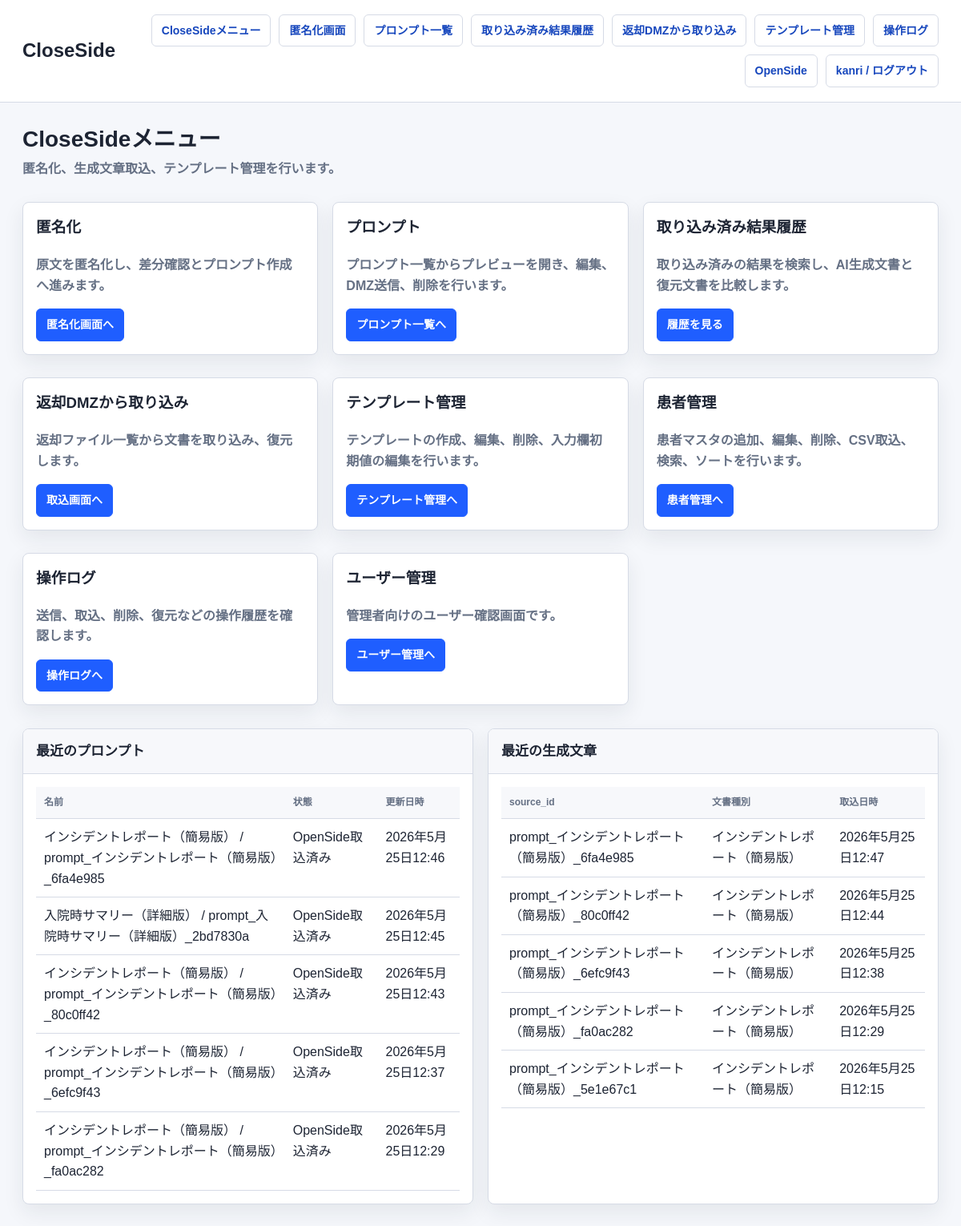
The app's page /close/ (signed in) with its own data.
### anonymizer_app/models.py (models this page shows, shortened)
class Prompt(models.Model):
    STATUS_CHOICES = [
        ('draft', '作成済み'),
        ('sent_to_dmz', 'DMZ送信済み'),
        ('imported_to_open', 'OpenSide取込済み'),
    ]
    name = models.CharField(max_length=255)
    content = models.TextField()
    source_input_data = models.JSONField(blank=True, default=dict)
    source_id = models.CharField(max_length=255, blank=True, default='', db_index=True)
    owner = models.ForeignKey(settings.AUTH_USER_MODEL, null=True, blank=True, on_delete=models.SET_NULL)
    status = models.CharField(max_length=32, choices=STATUS_CHOICES, default='draft')
    created_at = models.DateTimeField(default=timezone.now)
    updated_at = models.DateTimeField(auto_now=True)

class RestoredResult(models.Model):
    STATUS_CHOICES = [
        ('imported', '取込済み'),
        ('deleted', '削除済み'),
    ]
    source_id = models.CharField(max_length=255, db_index=True)
    result_id = models.CharField(max_length=255, blank=True, default='')
    template_type = models.CharField(max_length=255, blank=True, default='')
    result_text = models.TextField()
    restored_text = models.TextField()
    result_json = models.JSONField(null=True, blank=True)
    imported_filename = models.CharField(max_length=255, blank=True, default='')
    reviewer = models.CharField(max_length=255, blank=True, default='')
    owner = models.ForeignKey(settings.AUTH_USER_MODEL, null=True, blank=True, on_delete=models.SET_NULL)
    status = models.CharField(max_length=32, choices=STATUS_CHOICES, default='imported')
    created_at = models.DateTimeField(default=timezone.now)
    updated_at = models.DateTimeField(auto_now=True)

### close_side/views.py (the view)
# urls.py: path('', lambda request: redirect('close_side:menu'), name='home'),
def menu(request):
    recent_prompts = _owned_queryset(Prompt.objects.all(), request.user).order_by('-updated_at')[:5]
    recent_results = _owned_queryset(RestoredResult.objects.all(), request.user).order_by('-created_at')[:5]
    return render(request, 'anonymizer_app/close_menu.html', {
        'recent_prompts': recent_prompts,
        'recent_results': recent_results,
    })

### anonymizer_app/network_policy.py (called while the page is built)
def network_policy() -> dict:
    return getattr(settings, 'NETWORK_POLICY', DEFAULT_NETWORK_POLICY)

def get_client_ip(request) -> str:
    forwarded_for = request.META.get('HTTP_X_FORWARDED_FOR', '')
    if getattr(settings, 'NETWORK_POLICY_TRUST_X_FORWARDED_FOR', True) and forwarded_for:
        return forwarded_for.split(',')[0].strip()
    return request.META.get('REMOTE_ADDR') or ''

def normalize_ip(value: str):
    try:
        return ip_address(value)
    except ValueError:
        return None

def _networks(cidrs: list[str]):
    networks = []
    for cidr in cidrs:
        try:
            networks.append(ip_network(cidr))
        except ValueError:
            continue
    return networks

def side_for_path(path: str) -> str:
    for side, rule in network_policy().items():
        if any(path.startswith(prefix) for prefix in rule.get('paths', [])):
            return side
    return ''

def allowed_cidrs_for_side(side: str) -> list[str]:
    rule = network_policy().get(side, {})
    cidrs = list(rule.get('cidrs', []))
    if getattr(settings, 'NETWORK_POLICY_ALLOW_LOOPBACK', False):
        cidrs.extend(LOOPBACK_CIDRS)
    return cidrs

def is_client_allowed_for_side(client_ip: str, side: str) -> bool:
    parsed = normalize_ip(client_ip)
    if parsed is None:
        return False
    return any(parsed in network for network in _networks(allowed_cidrs_for_side(side)))

    def __call__(self, request):
        side = side_for_path(request.path_info)
        if not side or not getattr(settings, 'NETWORK_POLICY_ENFORCED', True):
            return self.get_response(request)
        client_ip = get_client_ip(request)
        if is_client_allowed_for_side(client_ip, side):
            request.network_segment = side
            request.client_ip = client_ip
            return self.get_response(request)
        self._log_denied_request(request, side, client_ip)
        label = network_policy().get(side, {}).get('label', side)
        return HttpResponseForbidden(f'{label} へのアクセス元ネットワークが許可されていません。')

### close_side/views.py (called while the page is built)
def _is_admin(user) -> bool:
    return bool(user.is_staff or user.is_superuser)

def _owned_queryset(queryset, user):
    if _is_admin(user):
        return queryset
    return queryset.filter(owner=user)

### anonymizer_app/templates/anonymizer_app/close_menu.html (shortened to what this page needs)
{% extends "anonymizer_app/base.html" %}
{% block brand %}CloseSide{% endblock %}
{% block page_title %}CloseSideメニュー{% endblock %}
{% block page_subtitle %}<p class="page-subtitle">匿名化、生成文章取込、テンプレート管理を行います。</p>{% endblock %}
{% block content %}
  <section class="menu-grid">
    <article class="card">
      <h3>匿名化</h3>
      <p class="muted">原文を匿名化し、差分確認とプロンプト作成へ進みます。</p>
      <a class="button primary" href="{% url 'close_side:home' %}">匿名化画面へ</a>
    </article>
    <article class="card">
      <h3>プロンプト</h3>
      <p class="muted">プロンプト一覧からプレビューを開き、編集、DMZ送信、削除を行います。</p>
      <a class="button primary" href="{% url 'close_side:prompts_list' %}">プロンプト一覧へ</a>
    </article>
    <article class="card">
      <h3>取り込み済み結果履歴</h3>
      <p class="muted">取り込み済みの結果を検索し、AI生成文書と復元文書を比較します。</p>
      <a class="button primary" href="{% url 'close_side:result_history_list' %}">履歴を見る</a>
    </article>
    <article class="card">
      <h3>返却DMZから取り込み</h3>
      <p class="muted">返却ファイル一覧から文書を取り込み、復元します。</p>
      <a class="button primary" href="{% url 'close_side:result_import_list' %}">取込画面へ</a>
    </article>
    <article class="card">
      <h3>テンプレート管理</h3>
      <p class="muted">テンプレートの作成、編集、削除、入力欄初期値の編集を行います。</p>
      <a class="button primary" href="{% url 'close_side:templates_list' %}">テンプレート管理へ</a>
    </article>
    <article class="card">
      <h3>患者管理</h3>
      <p class="muted">患者マスタの追加、編集、削除、CSV取込、検索、ソートを行います。</p>
      <a class="button primary" href="{% url 'close_side:patient_list' %}">患者管理へ</a>
    </article>
    {% if request.user.is_staff or request.user.is_superuser %}
      <article class="card">
        <h3>操作ログ</h3>
        <p class="muted">送信、取込、削除、復元などの操作履歴を確認します。</p>
        <a class="button primary" href="{% url 'close_side:operation_logs' %}">操作ログへ</a>
      </article>
      <article class="card">
        <h3>ユーザー管理</h3>
        <p class="muted">管理者向けのユーザー確認画面です。</p>
        <a class="button primary" href="{% url 'close_side:user_list' %}">ユーザー管理へ</a>
      </article>
    {% endif %}
  </section>
  <section class="grid" style="margin-top:18px">
    <div class="panel">
      <div class="panel-header"><h3 class="panel-title">最近のプロンプト</h3></div>
      <div class="panel-body">
        {% if recent_prompts %}
          <table>
            <thead><tr><th>名前</th><th>状態</th><th>更新日時</th></tr></thead>
            <tbody>
              {% for prompt in recent_prompts %}
                <tr>
                  <td>{{ prompt.name }}</td>
                  <td>{{ prompt.get_status_display }}</td>
                  <td>{{ prompt.updated_at }}</td>
                </tr>
              {% endfor %}
            </tbody>
          </table>
        {% else %}
          <p class="empty">プロンプトはまだありません。</p>
        {% endif %}
      </div>
    </div>
    <div class="panel">
      <div class="panel-header"><h3 class="panel-title">最近の生成文章</h3></div>
      <div class="panel-body">
        {% if recent_results %}
          <table>
            <thead><tr><th>source_id</th><th>文書種別</th><th>取込日時</th></tr></thead>
            <tbody>
              {% for result in recent_results %}
                <tr>
                  <td>{{ result.source_id }}</td>
                  <td>{{ result.template_type }}</td>
                  <td>{{ result.created_at }}</td>
                </tr>
              {% endfor %}
            </tbody>
          </table>
        {% else %}
          <p class="empty">取り込み済み生成文章はまだありません。</p>
        {% endif %}
      </div>
    </div>
  </section>
{% endblock %}

### anonymizer_app/templates/anonymizer_app/base.html (shortened to what this page needs)
<!DOCTYPE html>
<html lang="ja">
<head>
</head>
<body>
  <header class="app-header">
    <div class="header-inner">
      <h1 class="brand-title">{% block brand %}匿名化システム{% endblock %}</h1>
      <nav class="top-nav" aria-label="主要メニュー">
        {% if request.resolver_match.namespace == 'open_side' %}
          <a class="nav-link" href="{% url 'open_side:menu' %}">OpenSideメニュー</a>
          <a class="nav-link" href="{% url 'open_side:dmz_list' %}">プロンプト一覧</a>
          {% if request.user.is_staff or request.user.is_superuser %}
            <a class="nav-link" href="{% url 'open_side:operation_logs' %}">操作ログ</a>
          {% endif %}
          <a class="nav-link" href="{% url 'close_side:menu' %}">CloseSide</a>
          <form method="post" action="{% url 'open_side:logout' %}">
            {% csrf_token %}
            <button type="submit">{{ request.user.username }} / ログアウト</button>
          </form>
        {% else %}
          <a class="nav-link" href="{% url 'close_side:menu' %}">CloseSideメニュー</a>
          <a class="nav-link" href="{% url 'close_side:home' %}">匿名化画面</a>
          <a class="nav-link" href="{% url 'close_side:prompts_list' %}">プロンプト一覧</a>
          <a class="nav-link" href="{% url 'close_side:result_history_list' %}">取り込み済み結果履歴</a>
          <a class="nav-link" href="{% url 'close_side:result_import_list' %}">返却DMZから取り込み</a>
          <a class="nav-link" href="{% url 'close_side:templates_list' %}">テンプレート管理</a>
          {% if request.user.is_staff or request.user.is_superuser %}
            <a class="nav-link" href="{% url 'close_side:operation_logs' %}">操作ログ</a>
          {% endif %}
          <a class="nav-link" href="{% url 'open_side:menu' %}">OpenSide</a>
          <form method="post" action="{% url 'close_side:logout' %}">
            <button type="submit">{{ request.user.username }} / ログアウト</button>
          </form>
        {% endif %}
      </nav>
    </div>
  </header>
  <main class="content">
    <div class="page-head">
      <div>
        <h2 class="page-title">{% block page_title %}{% endblock %}</h2>
        {% block page_subtitle %}{% endblock %}
      </div>
    </div>
    {% block content %}{% endblock %}
  </main>
</body>
</html>

### anonymizer_app/templates/anonymizer_app/base.html (style rules this page uses)
* { box-sizing: border-box; }
:root { --bg: #f5f7fb; --panel: #fff; --surface: #f7f8fb; --line: #d6dbe6; --line-strong: #a8b1c2; --text: #1d2433; --muted: #657084; --blue: #1f5eff; --blue-dark: #1747bd; --green: #138a5b; --danger: #b42318; --amber: #a96a00; --shadow: 0 10px 26px rgba(29, 36, 51, 0.08); }
body { margin: 0; background: var(--bg); color: var(--text); font-family: Arial, "Hiragino Kaku Gothic ProN", "Yu Gothic", Meiryo, sans-serif; font-size: 16px; line-height: 1.6; }
a { color: var(--blue-dark); font-weight: 700; text-decoration-thickness: 2px; text-underline-offset: 4px; }
button, input, textarea, select { font: inherit; }
.app-header { position: sticky; top: 0; z-index: 10; border-bottom: 1px solid var(--line); background: rgba(255, 255, 255, 0.94); backdrop-filter: blur(10px); }
.header-inner, .content { max-width: 1240px; margin: 0 auto; padding: 18px 28px; }
.header-inner { display: flex; justify-content: space-between; gap: 20px; align-items: center; }
.brand-title { margin: 0; font-size: 24px; font-weight: 800; letter-spacing: 0; }
.top-nav { display: flex; flex-wrap: wrap; gap: 10px; justify-content: flex-end; align-items: center; }
.top-nav form, .inline-form { margin: 0; display: inline-flex; }
.nav-link, .button, button { display: inline-flex; align-items: center; justify-content: center; min-height: 38px; border: 1px solid var(--line); border-radius: 6px; background: #fff; color: var(--blue-dark); padding: 8px 12px; font-size: 14px; font-weight: 800; text-decoration: none; cursor: pointer; white-space: nowrap; transition: background 120ms ease, border-color 120ms ease, color 120ms ease, transform 120ms ease; }
.primary { border-color: var(--blue); background: var(--blue); color: #fff; }
.content { padding-top: 28px; padding-bottom: 40px; }
.page-head { display: flex; justify-content: space-between; gap: 20px; align-items: flex-start; margin-bottom: 18px; }
.page-title { margin: 0; font-size: 28px; line-height: 1.3; }
.page-subtitle { margin: 6px 0 0; color: var(--muted); font-weight: 700; }
.panel, .card { border: 1px solid var(--line); border-radius: 8px; background: var(--panel); box-shadow: var(--shadow); overflow: hidden; }
.panel + .panel, .card + .card { margin-top: 18px; }
.panel-header { display: flex; justify-content: space-between; gap: 12px; align-items: center; min-height: 54px; border-bottom: 1px solid var(--line); background: var(--surface); padding: 14px 16px; }
.panel-title { margin: 0; font-size: 17px; font-weight: 800; }
.panel-body, .card { padding: 16px; }
.card h3, .panel-body h4 { margin-top: 0; }
.grid { display: grid; grid-template-columns: repeat(2, minmax(0, 1fr)); gap: 18px; }
.menu-grid { display: grid; grid-template-columns: repeat(3, minmax(0, 1fr)); gap: 18px; }
table { width: 100%; border-collapse: collapse; background: #fff; }
th, td { border-bottom: 1px solid var(--line); padding: 10px; text-align: left; vertical-align: top; }
th { color: var(--muted); background: var(--surface); font-size: 12px; font-weight: 800; }
.muted { color: var(--muted); font-weight: 700; }
.grid > .panel, .menu-grid > .card, .menu-grid > .panel { margin-top: 8pt; }

### records on screen
Prompt: name "インシデントレポート（簡易版） / prompt_インシデントレポート（簡易版）_6fa4e985", status "OpenSide取込済み", updated_at "2026年5月25日12:46"
Prompt: name "入院時サマリー（詳細版） / prompt_入院時サマリー（詳細版）_2bd7830a", status "OpenSide取込済み", updated_at "2026年5月25日12:45"
Prompt: name "インシデントレポート（簡易版） / prompt_インシデントレポート（簡易版）_80c0ff42", status "OpenSide取込済み", updated_at "2026年5月25日12:43"
Prompt: name "インシデントレポート（簡易版） / prompt_インシデントレポート（簡易版）_6efc9f43", status "OpenSide取込済み", updated_at "2026年5月25日12:37"
Prompt: name "インシデントレポート（簡易版） / prompt_インシデントレポート（簡易版）_fa0ac282", status "OpenSide取込済み", updated_at "2026年5月25日12:29"
RestoredResult: source_id "prompt_インシデントレポート（簡易版）_6fa4e985", template_type "インシデントレポート（簡易版）", created_at "2026年5月25日12:47"
RestoredResult: source_id "prompt_インシデントレポート（簡易版）_80c0ff42", template_type "インシデントレポート（簡易版）", created_at "2026年5月25日12:44"
RestoredResult: source_id "prompt_インシデントレポート（簡易版）_6efc9f43", template_type "インシデントレポート（簡易版）", created_at "2026年5月25日12:38"
RestoredResult: source_id "prompt_インシデントレポート（簡易版）_fa0ac282", template_type "インシデントレポート（簡易版）", created_at "2026年5月25日12:29"
RestoredResult: source_id "prompt_インシデントレポート（簡易版）_5e1e67c1", template_type "インシデントレポート（簡易版）", created_at "2026年5月25日12:15"

### other values on screen
{{ request.user.username }} "kanri"
